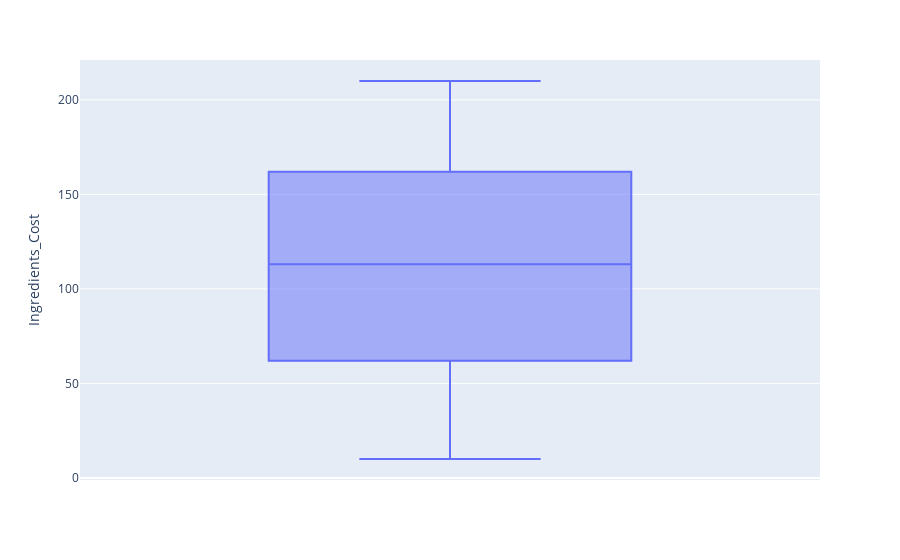

Notebook cell for this chart:
### Code cell
fig = px.box(data, y = 'Ingredients_Cost')
fig.show()

### Figure 1 — Plotly figure (JSON) as saved in the notebook; plotly's stock layout.template omitted (floating-point values rounded to 4 significant figures; data arrays with more than 128 entries replaced by an {"elided": "..."} marker saying what was removed)
{"data": [{"alignmentgroup": "True", "hovertemplate": "Ingredients_Cost=%{y}<extra></extra>", "legendgroup": "", "marker": {"color": "#636efa"}, "name": "", "notched": false, "offsetgroup": "", "orientation": "v", "showlegend": false, "type": "box", "x0": " ", "xaxis": "x", "y": {"elided": "4000 int values"}, "y0": " ", "yaxis": "y"}], "layout": {"boxmode": "group", "legend": {"tracegroupgap": 0}, "margin": {"t": 60}, "xaxis": {"anchor": "y", "domain": [0, 1]}, "yaxis": {"anchor": "x", "domain": [0, 1], "title": {"text": "Ingredients_Cost"}}}}
